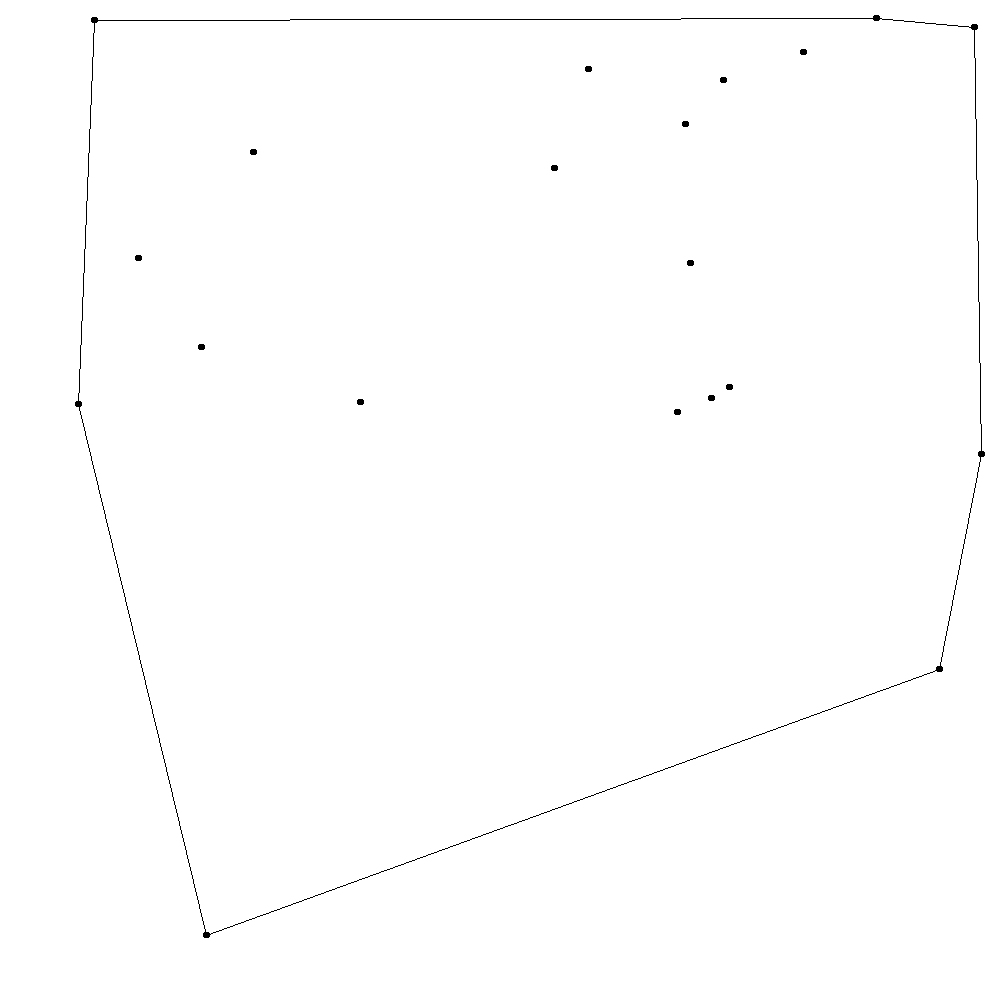

The script that saved this image:
import numpy
import math
import Image, ImageDraw

def find_convex_hull(points):
    def make_line(first, second):
        a = second[1] - first[1]
        b = first[0] - second[0]
        c = -a * second[0] - b * second[1]
        return (a, b, c)

    def distance(line, point):
        a, b, c = line
        return (a * point[0] + b * point[1] + c) / math.sqrt(a * a + b * b)
    
    def find_convex_hull_side(left, right):
        a, b, c = make_line(left, right)
        
        farthest = max(points, key = lambda point: distance((a, b, c), point))
        
        if abs(distance(make_line(left, right), farthest)) < 0.000001:
            return []
        else:
            return [left] + find_convex_hull_side(left, farthest) + [farthest] +\
                 find_convex_hull_side(farthest, right) + [right]
    
    left = min(points)
    right = max(points)
    
    return [left] + find_convex_hull_side(left, right) +\
        [right] + find_convex_hull_side(right, left)

def draw_point(draw, point):
    draw.ellipse([(point[0] - 3, point[1] - 3), (point[0] + 3, point[1] + 3)], fill = 0)

if __name__ == "__main__":
    points = [(numpy.random.randint(0, 1000), numpy.random.randint(0, 1000)) for i in xrange(20)]
    
    convex_hull = find_convex_hull(points)
    
    image = Image.new("RGB", (1000, 1000), (255, 255, 255))
    draw = ImageDraw.Draw(image)
    
    for point in points:
        draw_point(draw, point)
    
    draw.polygon(convex_hull, outline = 0)
    
    image.save("convex_hull.png")
    
    